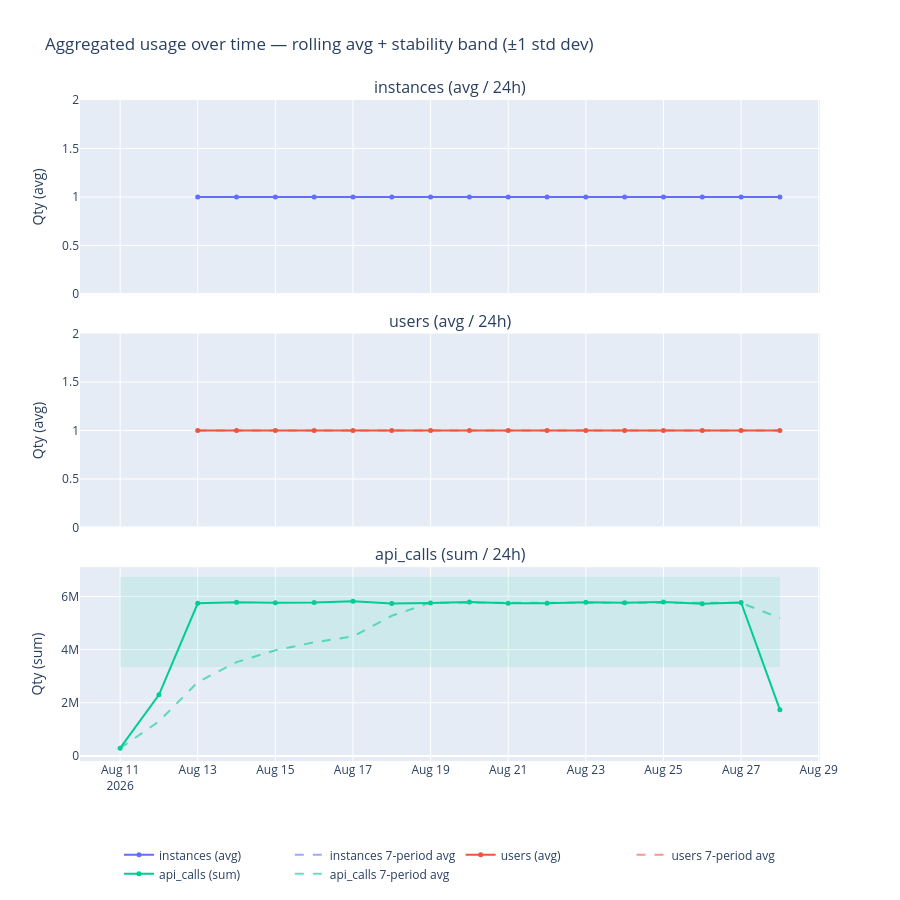

Here is the notebook cell this chart was saved with:
### Markdown cell above
### Chart Guide

**Purpose:** Shows how all loaded metrics are trending together over the query window,
with smoothing and a variability band to separate signal from noise.

**Chart Attributes**

| | |
|---|---|
| **Chart type** | Faceted line chart (one subplot per metric, shared X axis) |
| **X axis** | Period start timestamp (UTC) |
| **Y axis** | Usage quantity — one independent Y axis per metric |
| **Solid line** | Raw values per time bucket |
| **Dashed line** | Rolling average (smoothed trend) |
| **Shaded band** | ±1 standard deviation from the mean |

**Insights:** Points outside the shaded band are statistical outliers worth investigating.
If the rolling average is consistently rising, the metric is trending up over the window.

### Code cell
if fig_51 is not None:
    fig_51.show()

### Figure 1 — Plotly figure (JSON) as saved in the notebook; plotly's stock layout.template omitted (floating-point values rounded to 4 significant figures)
{"data": [{"hovertemplate": "%{x|%b %d %H:%M}<br>%{y:.3f}<extra></extra>", "line": {"color": "#636EFA", "width": 2}, "marker": {"size": 5}, "mode": "lines+markers", "name": "instances (avg)", "type": "scatter", "x": ["2026-08-13T00:00:00.000", "2026-08-14T00:00:00.000", "2026-08-15T00:00:00.000", "2026-08-16T00:00:00.000", "2026-08-17T00:00:00.000", "2026-08-18T00:00:00.000", "2026-08-19T00:00:00.000", "2026-08-20T00:00:00.000", "2026-08-21T00:00:00.000", "2026-08-22T00:00:00.000", "2026-08-23T00:00:00.000", "2026-08-24T00:00:00.000", "2026-08-25T00:00:00.000", "2026-08-26T00:00:00.000", "2026-08-27T00:00:00.000", "2026-08-28T00:00:00.000"], "xaxis": "x", "y": [1, 1, 1, 1, 1, 1, 1, 1, 1, 1, 1, 1, 1, 1, 1, 1], "yaxis": "y"}, {"hovertemplate": "%{x|%b %d %H:%M}<br>rolling avg: %{y:.3f}<extra></extra>", "line": {"color": "#636EFA", "dash": "dash", "width": 2}, "mode": "lines", "name": "instances 7-period avg", "opacity": 0.6, "showlegend": true, "type": "scatter", "x": ["2026-08-13T00:00:00.000", "2026-08-14T00:00:00.000", "2026-08-15T00:00:00.000", "2026-08-16T00:00:00.000", "2026-08-17T00:00:00.000", "2026-08-18T00:00:00.000", "2026-08-19T00:00:00.000", "2026-08-20T00:00:00.000", "2026-08-21T00:00:00.000", "2026-08-22T00:00:00.000", "2026-08-23T00:00:00.000", "2026-08-24T00:00:00.000", "2026-08-25T00:00:00.000", "2026-08-26T00:00:00.000", "2026-08-27T00:00:00.000", "2026-08-28T00:00:00.000"], "xaxis": "x", "y": [1.0, 1.0, 1.0, 1.0, 1.0, 1.0, 1.0, 1.0, 1.0, 1.0, 1.0, 1.0, 1.0, 1.0, 1.0, 1.0], "yaxis": "y"}, {"hovertemplate": "%{x|%b %d %H:%M}<br>%{y:.3f}<extra></extra>", "line": {"color": "#EF553B", "width": 2}, "marker": {"size": 5}, "mode": "lines+markers", "name": "users (avg)", "type": "scatter", "x": ["2026-08-13T00:00:00.000", "2026-08-14T00:00:00.000", "2026-08-15T00:00:00.000", "2026-08-16T00:00:00.000", "2026-08-17T00:00:00.000", "2026-08-18T00:00:00.000", "2026-08-19T00:00:00.000", "2026-08-20T00:00:00.000", "2026-08-21T00:00:00.000", "2026-08-22T00:00:00.000", "2026-08-23T00:00:00.000", "2026-08-24T00:00:00.000", "2026-08-25T00:00:00.000", "2026-08-26T00:00:00.000", "2026-08-27T00:00:00.000", "2026-08-28T00:00:00.000"], "xaxis": "x2", "y": [1, 1, 1, 1, 1, 1, 1, 1, 1, 1, 1, 1, 1, 1, 1, 1], "yaxis": "y2"}, {"hovertemplate": "%{x|%b %d %H:%M}<br>rolling avg: %{y:.3f}<extra></extra>", "line": {"color": "#EF553B", "dash": "dash", "width": 2}, "mode": "lines", "name": "users 7-period avg", "opacity": 0.6, "showlegend": true, "type": "scatter", "x": ["2026-08-13T00:00:00.000", "2026-08-14T00:00:00.000", "2026-08-15T00:00:00.000", "2026-08-16T00:00:00.000", "2026-08-17T00:00:00.000", "2026-08-18T00:00:00.000", "2026-08-19T00:00:00.000", "2026-08-20T00:00:00.000", "2026-08-21T00:00:00.000", "2026-08-22T00:00:00.000", "2026-08-23T00:00:00.000", "2026-08-24T00:00:00.000", "2026-08-25T00:00:00.000", "2026-08-26T00:00:00.000", "2026-08-27T00:00:00.000", "2026-08-28T00:00:00.000"], "xaxis": "x2", "y": [1.0, 1.0, 1.0, 1.0, 1.0, 1.0, 1.0, 1.0, 1.0, 1.0, 1.0, 1.0, 1.0, 1.0, 1.0, 1.0], "yaxis": "y2"}, {"hovertemplate": "%{x|%b %d %H:%M}<br>%{y:.3f}<extra></extra>", "line": {"color": "#00CC96", "width": 2}, "marker": {"size": 5}, "mode": "lines+markers", "name": "api_calls (sum)", "type": "scatter", "x": ["2026-08-11T00:00:00.000", "2026-08-12T00:00:00.000", "2026-08-13T00:00:00.000", "2026-08-14T00:00:00.000", "2026-08-15T00:00:00.000", "2026-08-16T00:00:00.000", "2026-08-17T00:00:00.000", "2026-08-18T00:00:00.000", "2026-08-19T00:00:00.000", "2026-08-20T00:00:00.000", "2026-08-21T00:00:00.000", "2026-08-22T00:00:00.000", "2026-08-23T00:00:00.000", "2026-08-24T00:00:00.000", "2026-08-25T00:00:00.000", "2026-08-26T00:00:00.000", "2026-08-27T00:00:00.000", "2026-08-28T00:00:00.000"], "xaxis": "x3", "y": [291215, 2298783, 5738821, 5781484, 5755488, 5769664, 5816066, 5731544, 5749510, 5788488, 5738755, 5737100, 5783284, 5758996, 5784962, 5720469, 5768825, 1738408], "yaxis": "y3"}, {"hovertemplate": "%{x|%b %d %H:%M}<br>rolling avg: %{y:.3f}<extra></extra>", "line": {"color": "#00CC96", "dash": "dash", "width": 2}, "mode": "lines", "name": "api_calls 7-period avg", "opacity": 0.6, "showlegend": true, "type": "scatter", "x": ["2026-08-11T00:00:00.000", "2026-08-12T00:00:00.000", "2026-08-13T00:00:00.000", "2026-08-14T00:00:00.000", "2026-08-15T00:00:00.000", "2026-08-16T00:00:00.000", "2026-08-17T00:00:00.000", "2026-08-18T00:00:00.000", "2026-08-19T00:00:00.000", "2026-08-20T00:00:00.000", "2026-08-21T00:00:00.000", "2026-08-22T00:00:00.000", "2026-08-23T00:00:00.000", "2026-08-24T00:00:00.000", "2026-08-25T00:00:00.000", "2026-08-26T00:00:00.000", "2026-08-27T00:00:00.000", "2026-08-28T00:00:00.000"], "xaxis": "x3", "y": [291200.0, 1295000.0, 2776000.0, 3528000.0, 3973000.0, 4273000.0, 4493000.0, 5270000.0, 5763000.0, 5770000.0, 5764000.0, 5762000.0, 5764000.0, 5755000.0, 5763000.0, 5759000.0, 5756000.0, 5185000.0], "yaxis": "y3"}, {"fill": "toself", "fillcolor": "rgba(0,204,150,0.10)", "hoverinfo": "skip", "line": {"color": "rgba(0,0,0,0)"}, "name": "api_calls ±1 std", "showlegend": false, "type": "scatter", "x": ["2026-08-11T00:00:00+00:00", "2026-08-12T00:00:00+00:00", "2026-08-13T00:00:00+00:00", "2026-08-14T00:00:00+00:00", "2026-08-15T00:00:00+00:00", "2026-08-16T00:00:00+00:00", "2026-08-17T00:00:00+00:00", "2026-08-18T00:00:00+00:00", "2026-08-19T00:00:00+00:00", "2026-08-20T00:00:00+00:00", "2026-08-21T00:00:00+00:00", "2026-08-22T00:00:00+00:00", "2026-08-23T00:00:00+00:00", "2026-08-24T00:00:00+00:00", "2026-08-25T00:00:00+00:00", "2026-08-26T00:00:00+00:00", "2026-08-27T00:00:00+00:00", "2026-08-28T00:00:00+00:00", "2026-08-28T00:00:00+00:00", "2026-08-27T00:00:00+00:00", "2026-08-26T00:00:00+00:00", "2026-08-25T00:00:00+00:00", "2026-08-24T00:00:00+00:00", "2026-08-23T00:00:00+00:00", "2026-08-22T00:00:00+00:00", "2026-08-21T00:00:00+00:00", "2026-08-20T00:00:00+00:00", "2026-08-19T00:00:00+00:00", "2026-08-18T00:00:00+00:00", "2026-08-17T00:00:00+00:00", "2026-08-16T00:00:00+00:00", "2026-08-15T00:00:00+00:00", "2026-08-14T00:00:00+00:00", "2026-08-13T00:00:00+00:00", "2026-08-12T00:00:00+00:00", "2026-08-11T00:00:00+00:00"], "xaxis": "x3", "y": [6736000.0, 6736000.0, 6736000.0, 6736000.0, 6736000.0, 6736000.0, 6736000.0, 6736000.0, 6736000.0, 6736000.0, 6736000.0, 6736000.0, 6736000.0, 6736000.0, 6736000.0, 6736000.0, 6736000.0, 6736000.0, 3348000.0, 3348000.0, 3348000.0, 3348000.0, 3348000.0, 3348000.0, 3348000.0, 3348000.0, 3348000.0, 3348000.0, 3348000.0, 3348000.0, 3348000.0, 3348000.0, 3348000.0, 3348000.0, 3348000.0, 3348000.0], "yaxis": "y3"}], "layout": {"annotations": [{"font": {"size": 16}, "showarrow": false, "text": "instances (avg / 24h)", "x": 0.5, "xanchor": "center", "xref": "paper", "y": 1, "yanchor": "bottom", "yref": "paper"}, {"font": {"size": 16}, "showarrow": false, "text": "users (avg / 24h)", "x": 0.5, "xanchor": "center", "xref": "paper", "y": 0.6467, "yanchor": "bottom", "yref": "paper"}, {"font": {"size": 16}, "showarrow": false, "text": "api_calls (sum / 24h)", "x": 0.5, "xanchor": "center", "xref": "paper", "y": 0.2933, "yanchor": "bottom", "yref": "paper"}], "height": 900, "hovermode": "x unified", "legend": {"orientation": "h", "x": 0.5, "xanchor": "center", "y": -0.12}, "margin": {"b": 80}, "showlegend": true, "title": {"text": "Aggregated usage over time — rolling avg + stability band (±1 std dev)"}, "xaxis": {"anchor": "y", "domain": [0, 1], "matches": "x3", "showticklabels": false}, "xaxis2": {"anchor": "y2", "domain": [0, 1], "matches": "x3", "showticklabels": false}, "xaxis3": {"anchor": "y3", "domain": [0, 1]}, "yaxis": {"anchor": "x", "domain": [0.7067, 1], "title": {"text": "Qty (avg)"}}, "yaxis2": {"anchor": "x2", "domain": [0.3533, 0.6467], "title": {"text": "Qty (avg)"}}, "yaxis3": {"anchor": "x3", "domain": [0, 0.2933], "title": {"text": "Qty (sum)"}}}}
